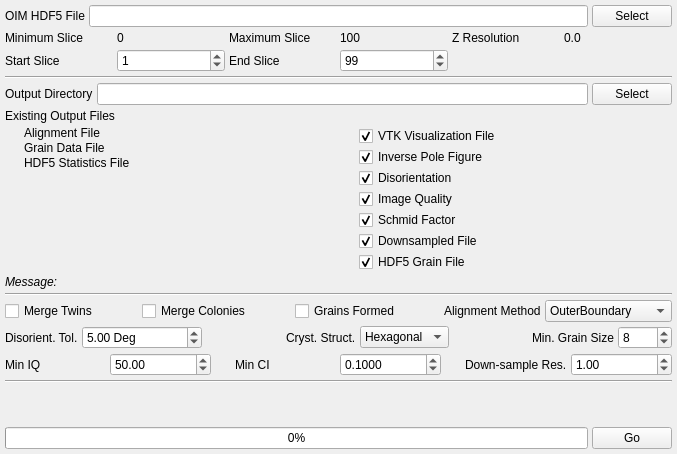
      <widget class="QWidget" name="reconstructionTab">
       <attribute name="title">
        <string>Reconstruction</string>
       </attribute>
       <layout class="QVBoxLayout" name="verticalLayout">
        <property name="spacing">
         <number>4</number>
        </property>
        <property name="margin">
         <number>5</number>
        </property>
        <item>
         <layout class="QGridLayout" name="gridLayout_2">
          <item row="0" column="0">
           <widget class="QLabel" name="label">
            <property name="text">
             <string>OIM HDF5 File</string>
            </property>
           </widget>
          </item>
          <item row="0" column="1">
           <widget class="QLineEdit" name="rec_H5InputFile"/>
          </item>
          <item row="0" column="2">
           <widget class="QPushButton" name="rec_OIMH5Btn">
            <property name="text">
             <string>Select</string>
            </property>
           </widget>
          </item>
         </layout>
        </item>
        <item>
         <layout class="QGridLayout" name="gridLayout_3">
          <item row="1" column="0">
           <widget class="QLabel" name="label_5">
            <property name="text">
             <string>Start Slice</string>
            </property>
           </widget>
          </item>
          <item row="0" column="0">
           <widget class="QLabel" name="label_7">
            <property name="text">
             <string>Minimum Slice</string>
            </property>
           </widget>
          </item>
          <item row="0" column="4">
           <widget class="QLabel" name="rec_ZMax">
            <property name="text">
             <string>100</string>
            </property>
           </widget>
          </item>
          <item row="0" column="2">
           <widget class="QLabel" name="label_54">
            <property name="text">
             <string>Maximum Slice</string>
            </property>
           </widget>
          </item>
          <item row="0" column="1">
           <widget class="QLabel" name="rec_ZMin">
            <property name="text">
             <string>0</string>
            </property>
           </widget>
          </item>
          <item row="0" column="5">
           <widget class="QLabel" name="rec_ZMax_2">
            <property name="text">
             <string>Z Resolution</string>
            </property>
           </widget>
          </item>
          <item row="0" column="6">
           <widget class="QLabel" name="rec_ZRes">
            <property name="text">
             <string>0.0</string>
            </property>
           </widget>
          </item>
          <item row="1" column="1">
           <widget class="QSpinBox" name="rec_ZStartIndex">
            <property name="minimumSize">
             <size>
              <width>75</width>
              <height>0</height>
             </size>
            </property>
            <property name="maximum">
             <number>100000</number>
            </property>
            <property name="value">
             <number>1</number>
            </property>
           </widget>
          </item>
          <item row="1" column="2">
           <widget class="QLabel" name="label_6">
            <property name="text">
             <string>End Slice</string>
            </property>
           </widget>
          </item>
          <item row="1" column="4">
           <widget class="QSpinBox" name="rec_ZEndIndex">
            <property name="minimumSize">
             <size>
              <width>75</width>
              <height>0</height>
             </size>
            </property>
            <property name="maximum">
             <number>1000000</number>
            </property>
            <property name="value">
             <number>99</number>
            </property>
           </widget>
          </item>
          <item row="1" column="5" colspan="2">
           <spacer name="horizontalSpacer_2">
            <property name="orientation">
             <enum>Qt::Horizontal</enum>
            </property>
            <property name="sizeHint" stdset="0">
             <size>
              <width>40</width>
              <height>20</height>
             </size>
            </property>
           </spacer>
          </item>
         </layout>
        </item>
        <item>
         <widget class="Line" name="line">
          <property name="orientation">
           <enum>Qt::Horizontal</enum>
          </property>
         </widget>
        </item>
        <item>
         <layout class="QHBoxLayout" name="horizontalLayout_6">
          <item>
           <widget class="QLabel" name="label_2">
            <property name="text">
             <string>Output Directory</string>
            </property>
           </widget>
          </item>
          <item>
           <widget class="QLineEdit" name="rec_OutputDir"/>
          </item>
          <item>
           <widget class="QPushButton" name="rec_OutputDirBtn">
            <property name="text">
             <string>Select</string>
            </property>
           </widget>
          </item>
         </layout>
        </item>
        <item>
         <layout class="QGridLayout" name="gridLayout_4">
          <property name="horizontalSpacing">
           <number>2</number>
          </property>
          <property name="verticalSpacing">
           <number>3</number>
          </property>
          <item row="0" column="0" colspan="2">
           <widget class="QLabel" name="label_12">
            <property name="text">
             <string>Existing Output Files</string>
            </property>
           </widget>
          </item>
          <item row="1" column="0">
           <layout class="QFormLayout" name="formLayout_2">
            <property name="fieldGrowthPolicy">
             <enum>QFormLayout::FieldsStayAtSizeHint</enum>
            </property>
            <property name="labelAlignment">
             <set>Qt::AlignCenter</set>
            </property>
            <property name="horizontalSpacing">
             <number>12</number>
            </property>
            <property name="verticalSpacing">
             <number>1</number>
            </property>
            <item row="1" column="0">
             <widget class="QLabel" name="rec_AlignmentFileIcon">
              <property name="text">
               <string/>
              </property>
              <property name="pixmap">
               <pixmap resource="../../../../Resources/icons/images/Icons.qrc">:/Delete-16x16.png</pixmap>
              </property>
             </widget>
            </item>
            <item row="1" column="1">
             <widget class="QLabel" name="rec_AlignmentFile">
              <property name="text">
               <string>Alignment File</string>
              </property>
             </widget>
            </item>
            <item row="2" column="0">
             <widget class="QLabel" name="rec_GrainDataFileIcon">
              <property name="text">
               <string/>
              </property>
              <property name="pixmap">
               <pixmap resource="../../../../Resources/icons/images/Icons.qrc">:/Delete-16x16.png</pixmap>
              </property>
             </widget>
            </item>
            <item row="2" column="1">
             <widget class="QLabel" name="rec_GrainDataFile">
              <property name="text">
               <string>Grain Data File</string>
              </property>
             </widget>
            </item>
            <item row="4" column="0">
             <widget class="QLabel" name="rec_H5StatisticsFileIcon">
              <property name="text">
               <string/>
              </property>
              <property name="pixmap">
               <pixmap resource="../../../../Resources/icons/images/Icons.qrc">:/Delete-16x16.png</pixmap>
              </property>
             </widget>
            </item>
            <item row="4" column="1">
             <widget class="QLabel" name="rec_H5StatisticsFile">
              <property name="text">
               <string>HDF5 Statistics File</string>
              </property>
             </widget>
            </item>
           </layout>
          </item>
          <item row="1" column="1">
           <layout class="QFormLayout" name="formLayout">
            <property name="fieldGrowthPolicy">
             <enum>QFormLayout::FieldsStayAtSizeHint</enum>
            </property>
            <property name="labelAlignment">
             <set>Qt::AlignCenter</set>
            </property>
            <property name="formAlignment">
             <set>Qt::AlignLeading|Qt::AlignLeft|Qt::AlignTop</set>
            </property>
            <property name="horizontalSpacing">
             <number>12</number>
            </property>
            <property name="verticalSpacing">
             <number>1</number>
            </property>
            <item row="1" column="0">
             <widget class="QLabel" name="rec_VisualizationVizFileIcon">
              <property name="text">
               <string/>
              </property>
              <property name="pixmap">
               <pixmap resource="../../../../Resources/icons/images/Icons.qrc">:/Delete-16x16.png</pixmap>
              </property>
             </widget>
            </item>
            <item row="2" column="0">
             <widget class="QLabel" name="rec_IPFVizFileIcon">
              <property name="text">
               <string/>
              </property>
              <property name="pixmap">
               <pixmap resource="../../../../Resources/icons/images/Icons.qrc">:/Delete-16x16.png</pixmap>
              </property>
             </widget>
            </item>
            <item row="2" column="1">
             <widget class="QCheckBox" name="rec_IPFVizFile">
              <property name="text">
               <string>Inverse Pole Figure</string>
              </property>
              <property name="checked">
               <bool>true</bool>
              </property>
             </widget>
            </item>
            <item row="3" column="0">
             <widget class="QLabel" name="rec_DisorientationVizFileIcon">
              <property name="text">
               <string/>
              </property>
              <property name="pixmap">
               <pixmap resource="../../../../Resources/icons/images/Icons.qrc">:/Delete-16x16.png</pixmap>
              </property>
             </widget>
            </item>
            <item row="3" column="1">
             <widget class="QCheckBox" name="rec_DisorientationVizFile">
              <property name="text">
               <string>Disorientation</string>
              </property>
              <property name="checked">
               <bool>true</bool>
              </property>
             </widget>
            </item>
            <item row="4" column="0">
             <widget class="QLabel" name="rec_ImageQualityVizFileIcon">
              <property name="text">
               <string/>
              </property>
              <property name="pixmap">
               <pixmap resource="../../../../Resources/icons/images/Icons.qrc">:/Delete-16x16.png</pixmap>
              </property>
             </widget>
            </item>
            <item row="4" column="1">
             <widget class="QCheckBox" name="rec_ImageQualityVizFile">
              <property name="text">
               <string>Image Quality</string>
              </property>
              <property name="checked">
               <bool>true</bool>
              </property>
             </widget>
            </item>
            <item row="5" column="0">
             <widget class="QLabel" name="rec_SchmidFactorVizFileIcon">
              <property name="text">
               <string/>
              </property>
              <property name="pixmap">
               <pixmap resource="../../../../Resources/icons/images/Icons.qrc">:/Delete-16x16.png</pixmap>
              </property>
             </widget>
            </item>
            <item row="5" column="1">
             <widget class="QCheckBox" name="rec_SchmidFactorVizFile">
              <property name="text">
               <string>Schmid Factor</string>
              </property>
              <property name="checked">
               <bool>true</bool>
              </property>
             </widget>
            </item>
            <item row="1" column="1">
             <widget class="QCheckBox" name="rec_VisualizationVizFile">
              <property name="text">
               <string>VTK Visualization File</string>
              </property>
              <property name="checked">
               <bool>true</bool>
              </property>
             </widget>
            </item>
            <item row="7" column="1">
             <widget class="QCheckBox" name="rec_HDF5GrainFile">
              <property name="text">
               <string>HDF5 Grain File</string>
              </property>
              <property name="checked">
               <bool>true</bool>
              </property>
             </widget>
            </item>
            <item row="7" column="0">
             <widget class="QLabel" name="rec_HDF5GrainFileIcon">
              <property name="text">
               <string/>
              </property>
              <property name="pixmap">
               <pixmap resource="../../../../Resources/icons/images/Icons.qrc">:/Delete-16x16.png</pixmap>
              </property>
             </widget>
            </item>
            <item row="6" column="1">
             <widget class="QCheckBox" name="rec_DownSampledVizFile">
              <property name="text">
               <string>Downsampled File</string>
              </property>
              <property name="checked">
               <bool>true</bool>
              </property>
             </widget>
            </item>
            <item row="6" column="0">
             <widget class="QLabel" name="rec_DownSampledVizFileIcon">
              <property name="text">
               <string/>
              </property>
              <property name="pixmap">
               <pixmap resource="../../../../Resources/icons/images/Icons.qrc">:/Delete-16x16.png</pixmap>
              </property>
             </widget>
            </item>
           </layout>
          </item>
          <item row="2" column="0" colspan="2">
           <widget class="QLabel" name="messageLabel">
            <property name="font">
             <font>
              <italic>true</italic>
             </font>
            </property>
            <property name="text">
             <string>Message:</string>
            </property>
            <property name="wordWrap">
             <bool>true</bool>
            </property>
            <property name="margin">
             <number>3</number>
            </property>
           </widget>
          </item>
         </layout>
        </item>
        <item>
         <widget class="Line" name="line_3">
          <property name="orientation">
           <enum>Qt::Horizontal</enum>
          </property>
         </widget>
        </item>
        <item>
         <layout class="QHBoxLayout" name="horizontalLayout_2">
          <item>
           <widget class="QCheckBox" name="rec_mergeTwins">
            <property name="text">
             <string>Merge Twins</string>
            </property>
           </widget>
          </item>
          <item>
           <spacer name="horizontalSpacer_4">
            <property name="orientation">
             <enum>Qt::Horizontal</enum>
            </property>
            <property name="sizeHint" stdset="0">
             <size>
              <width>40</width>
              <height>20</height>
             </size>
            </property>
           </spacer>
          </item>
          <item>
           <widget class="QCheckBox" name="rec_mergeColonies">
            <property name="text">
             <string>Merge Colonies</string>
            </property>
           </widget>
          </item>
          <item>
           <spacer name="horizontalSpacer_13">
            <property name="orientation">
             <enum>Qt::Horizontal</enum>
            </property>
            <property name="sizeHint" stdset="0">
             <size>
              <width>40</width>
              <height>20</height>
             </size>
            </property>
           </spacer>
          </item>
          <item>
           <widget class="QCheckBox" name="rec_alreadyFormed">
            <property name="text">
             <string>Grains Formed</string>
            </property>
           </widget>
          </item>
          <item>
           <spacer name="horizontalSpacer_3">
            <property name="orientation">
             <enum>Qt::Horizontal</enum>
            </property>
            <property name="sizeHint" stdset="0">
             <size>
              <width>40</width>
              <height>20</height>
             </size>
            </property>
           </spacer>
          </item>
          <item>
           <widget class="QLabel" name="label_34">
            <property name="text">
             <string>Alignment Method</string>
            </property>
           </widget>
          </item>
          <item>
           <widget class="QComboBox" name="alignMeth">
            <item>
             <property name="text">
              <string>OuterBoundary</string>
             </property>
            </item>
            <item>
             <property name="text">
              <string>Misorientation</string>
             </property>
            </item>
            <item>
             <property name="text">
              <string>MutualInformation</string>
             </property>
            </item>
           </widget>
          </item>
         </layout>
        </item>
        <item>
         <layout class="QHBoxLayout" name="horizontalLayout_3">
          <item>
           <widget class="QLabel" name="label_10">
            <property name="text">
             <string>Disorient. Tol.</string>
            </property>
           </widget>
          </item>
          <item>
           <widget class="QDoubleSpinBox" name="misOrientationTolerance">
            <property name="minimumSize">
             <size>
              <width>120</width>
              <height>0</height>
             </size>
            </property>
            <property name="suffix">
             <string> Deg</string>
            </property>
            <property name="decimals">
             <number>2</number>
            </property>
            <property name="maximum">
             <double>180.000000000000000</double>
            </property>
            <property name="singleStep">
             <double>1.000000000000000</double>
            </property>
            <property name="value">
             <double>5.000000000000000</double>
            </property>
           </widget>
          </item>
          <item>
           <spacer name="horizontalSpacer_10">
            <property name="orientation">
             <enum>Qt::Horizontal</enum>
            </property>
            <property name="sizeHint" stdset="0">
             <size>
              <width>40</width>
              <height>20</height>
             </size>
            </property>
           </spacer>
          </item>
          <item>
           <widget class="QLabel" name="label_33">
            <property name="text">
             <string>Cryst. Struct.</string>
            </property>
           </widget>
          </item>
          <item>
           <widget class="QComboBox" name="crystalStructure">
            <item>
             <property name="text">
              <string>Hexagonal</string>
             </property>
            </item>
            <item>
             <property name="text">
              <string>Cubic</string>
             </property>
            </item>
           </widget>
          </item>
          <item>
           <spacer name="horizontalSpacer">
            <property name="orientation">
             <enum>Qt::Horizontal</enum>
            </property>
            <property name="sizeHint" stdset="0">
             <size>
              <width>40</width>
              <height>20</height>
             </size>
            </property>
           </spacer>
          </item>
          <item>
           <widget class="QLabel" name="label_8">
            <property name="text">
             <string>Min. Grain Size</string>
            </property>
           </widget>
          </item>
          <item>
           <widget class="QSpinBox" name="minAllowedGrainSize">
            <property name="minimum">
             <number>1</number>
            </property>
            <property name="maximum">
             <number>1000</number>
            </property>
            <property name="value">
             <number>8</number>
            </property>
           </widget>
          </item>
         </layout>
        </item>
        <item>
         <layout class="QHBoxLayout" name="horizontalLayout_4">
          <item>
           <widget class="QLabel" name="label_31">
            <property name="text">
             <string>Min IQ</string>
            </property>
           </widget>
          </item>
          <item>
           <widget class="QDoubleSpinBox" name="minImageQuality">
            <property name="maximum">
             <double>5000.000000000000000</double>
            </property>
            <property name="singleStep">
             <double>10.000000000000000</double>
            </property>
            <property name="value">
             <double>50.000000000000000</double>
            </property>
           </widget>
          </item>
          <item>
           <spacer name="horizontalSpacer_7">
            <property name="orientation">
             <enum>Qt::Horizontal</enum>
            </property>
            <property name="sizeType">
             <enum>QSizePolicy::Fixed</enum>
            </property>
            <property name="sizeHint" stdset="0">
             <size>
              <width>20</width>
              <height>20</height>
             </size>
            </property>
           </spacer>
          </item>
          <item>
           <widget class="QLabel" name="label_9">
            <property name="text">
             <string>Min CI</string>
            </property>
           </widget>
          </item>
          <item>
           <widget class="QDoubleSpinBox" name="minConfidence">
            <property name="decimals">
             <number>4</number>
            </property>
            <property name="maximum">
             <double>1.000000000000000</double>
            </property>
            <property name="singleStep">
             <double>0.100000000000000</double>
            </property>
            <property name="value">
             <double>0.100000000000000</double>
            </property>
           </widget>
          </item>
          <item>
           <spacer name="horizontalSpacer_6">
            <property name="orientation">
             <enum>Qt::Horizontal</enum>
            </property>
            <property name="sizeType">
             <enum>QSizePolicy::Fixed</enum>
            </property>
            <property name="sizeHint" stdset="0">
             <size>
              <width>20</width>
              <height>20</height>
             </size>
            </property>
           </spacer>
          </item>
          <item>
           <widget class="QLabel" name="label_46">
            <property name="text">
             <string>Down-sample Res.</string>
            </property>
           </widget>
          </item>
          <item>
           <widget class="QDoubleSpinBox" name="downsampleFactor">
            <property name="value">
             <double>1.000000000000000</double>
            </property>
           </widget>
          </item>
         </layout>
        </item>
        <item>
         <widget class="Line" name="line_6">
          <property name="orientation">
           <enum>Qt::Horizontal</enum>
          </property>
         </widget>
        </item>
        <item>
         <spacer name="verticalSpacer">
          <property name="orientation">
           <enum>Qt::Vertical</enum>
          </property>
          <property name="sizeHint" stdset="0">
           <size>
            <width>20</width>
            <height>40</height>
           </size>
          </property>
         </spacer>
        </item>
        <item>
         <layout class="QHBoxLayout" name="horizontalLayout_5">
          <item>
           <widget class="QProgressBar" name="rec_progressBar">
            <property name="value">
             <number>0</number>
            </property>
           </widget>
          </item>
          <item>
           <widget class="QPushButton" name="rec_GoBtn">
            <property name="text">
             <string>Go</string>
            </property>
           </widget>
          </item>
         </layout>
        </item>
       </layout>
      </widget>
